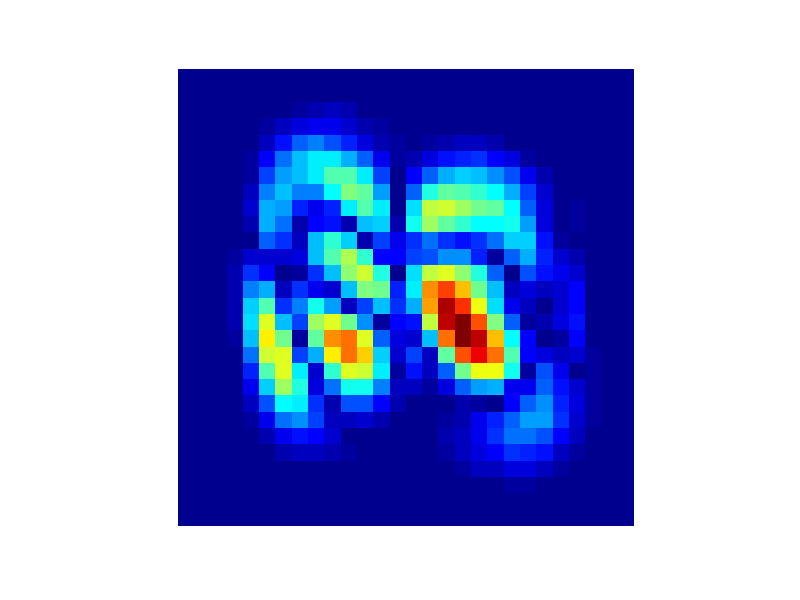
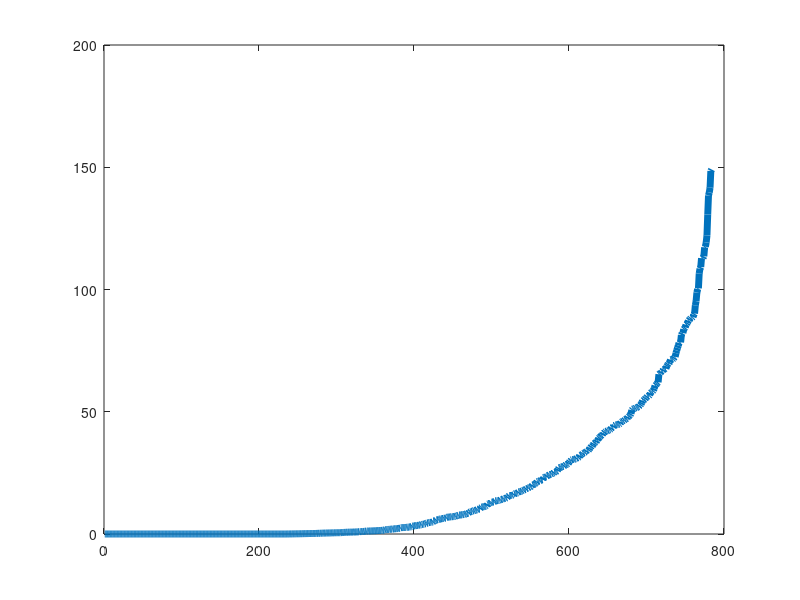
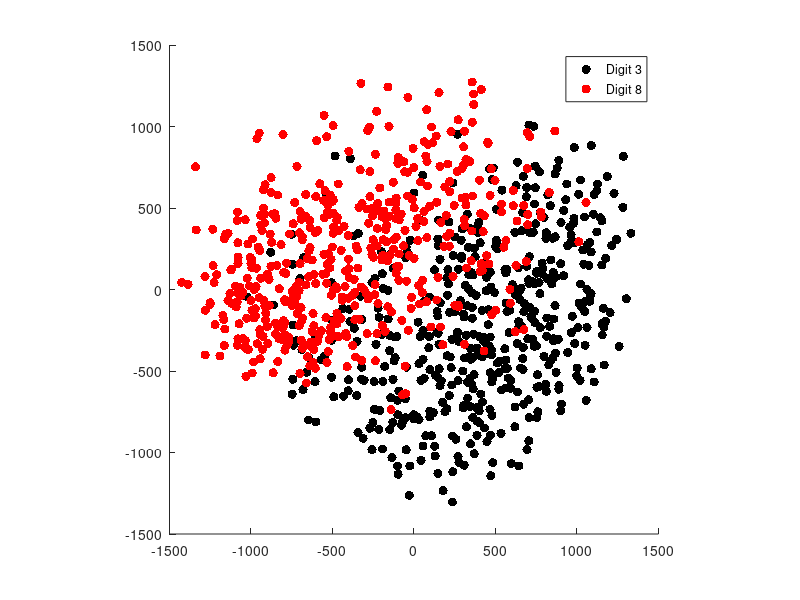

MATLAB code to generate these figures, in order: (Note: this script raises an error after producing the figures.)
close all
clear all
clc

% 3 A

load('Example_MNIST_digits.mat');
D38 = b(labb==4 | labb==9, :);
% we are interested in 3 and 8 so minus one off labels to make for
% clearer code
l = labb(labb==4 | labb==9) - 1;

% 3 B

% we are doing 1 dimensional distance so only need the absolute 
% distance between the means
d = abs(mean(D38(l==3,:))-mean(D38(l==8,:)));
% sort in descending order
[J, i] = sort(d,'descend');
fprintf('Feature\t\tJ\n===\t\t===\n');
fprintf('%i\t\t%.2f \n', [i(1: 10)' J(1: 10)']' );

%% 3 C
figure, hold on, axis square off, colormap jet
imagesc(reshape(d,28,28));

%% 3 D

badF = sum(d==0)
figure
plot(fliplr(J), '-', 'linewidth', 5);
D38_clean = D38(:, d~=0);

%% 3 E
[~,pc] = pca(D38_clean);
figure, hold on, axis square
plot(pc(l==3,1), pc(l==3,2), 'k.', 'markersize', 20);
plot(pc(l==8,1), pc(l==8,2), 'r.', 'markersize', 20);
legend('Digit 3', 'Digit 8');


%% 3 F
ind = i(1: 8);
rE1 = 1 - mean(l == MyNMC(D38(:, ind), l, D38(:, ind)))
rE2 = 1 - mean(l == MyNMC(pc(:, 1:8), l, pc(:, 1:8)))
